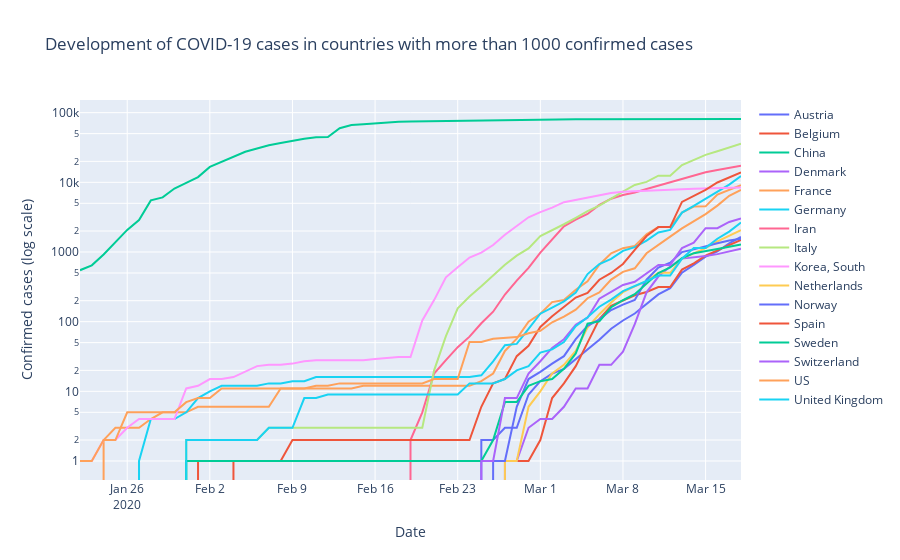

Notebook cell for this chart:
### Markdown cell above
On a log scale:

### Code cell
fig.update_layout(yaxis_type="log",
                 yaxis_title="Confirmed cases (log scale)")
fig.show()
